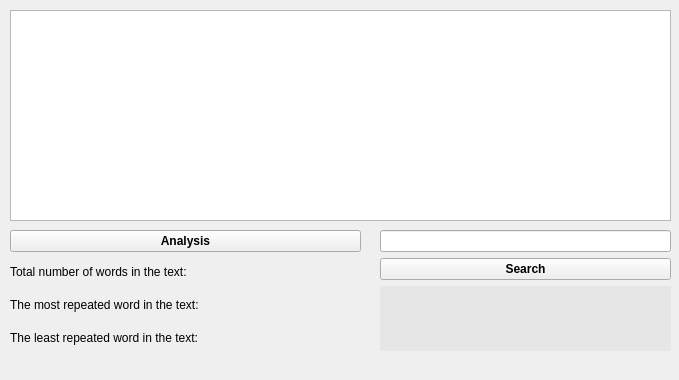
<?xml version="1.0" encoding="UTF-8"?>
<ui version="4.0">
 <class>MainWindow</class>
 <widget class="QMainWindow" name="MainWindow">
  <property name="geometry">
   <rect>
    <x>0</x>
    <y>0</y>
    <width>679</width>
    <height>380</height>
   </rect>
  </property>
  <property name="windowTitle">
   <string>Text Analyzer</string>
  </property>
  <widget class="QWidget" name="centralwidget">
   <widget class="QTextEdit" name="textEdit">
    <property name="geometry">
     <rect>
      <x>10</x>
      <y>10</y>
      <width>661</width>
      <height>211</height>
     </rect>
    </property>
   </widget>
   <widget class="QWidget" name="verticalLayoutWidget_2">
    <property name="geometry">
     <rect>
      <x>10</x>
      <y>230</y>
      <width>351</width>
      <height>121</height>
     </rect>
    </property>
    <layout class="QVBoxLayout" name="verticalLayout_2">
     <item>
      <widget class="QPushButton" name="pushButton_analysis">
       <property name="font">
        <font>
         <weight>75</weight>
         <bold>true</bold>
        </font>
       </property>
       <property name="text">
        <string>Analysis</string>
       </property>
      </widget>
     </item>
     <item>
      <widget class="QLabel" name="label_words">
       <property name="text">
        <string>Total number of words in the text:</string>
       </property>
      </widget>
     </item>
     <item>
      <widget class="QLabel" name="label_most">
       <property name="text">
        <string>The most repeated word in the text:</string>
       </property>
      </widget>
     </item>
     <item>
      <widget class="QLabel" name="label_least">
       <property name="text">
        <string>The least repeated word in the text:</string>
       </property>
      </widget>
     </item>
    </layout>
   </widget>
   <widget class="QWidget" name="verticalLayoutWidget">
    <property name="geometry">
     <rect>
      <x>380</x>
      <y>230</y>
      <width>291</width>
      <height>121</height>
     </rect>
    </property>
    <layout class="QVBoxLayout" name="verticalLayout">
     <item>
      <widget class="QLineEdit" name="lineEdit_search_word"/>
     </item>
     <item>
      <widget class="QPushButton" name="pushButton_search">
       <property name="font">
        <font>
         <weight>75</weight>
         <bold>true</bold>
        </font>
       </property>
       <property name="text">
        <string>Search</string>
       </property>
      </widget>
     </item>
     <item>
      <widget class="QLabel" name="label">
       <property name="styleSheet">
        <string notr="true">color: rgb(0, 0, 0);
background-color: rgb(230, 230, 230);
border-color: rgb(153, 153, 153);
</string>
       </property>
       <property name="text">
        <string/>
       </property>
      </widget>
     </item>
    </layout>
   </widget>
  </widget>
 </widget>
 <resources/>
 <connections/>
</ui>
